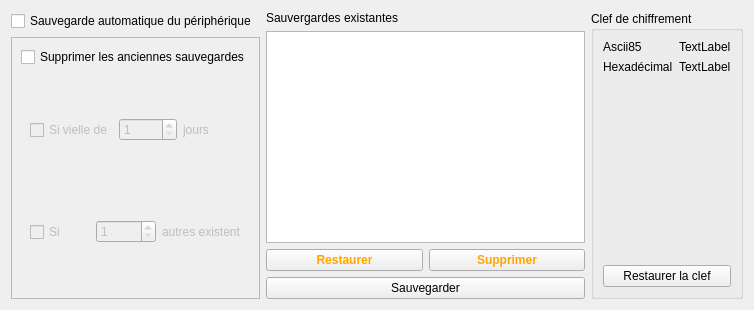
<?xml version="1.0" encoding="UTF-8"?>
<ui version="4.0">
 <class>RestoreTabView</class>
 <widget class="QWidget" name="RestoreTabView">
  <property name="geometry">
   <rect>
    <x>0</x>
    <y>0</y>
    <width>754</width>
    <height>310</height>
   </rect>
  </property>
  <property name="windowTitle">
   <string>Form</string>
  </property>
  <layout class="QHBoxLayout" name="horizontalLayout">
   <item>
    <layout class="QGridLayout" name="gridLayout">
     <item row="0" column="0">
      <widget class="QCheckBox" name="checkBox">
       <property name="text">
        <string>Sauvegarde automatique du périphérique</string>
       </property>
      </widget>
     </item>
     <item row="0" column="1" rowspan="2">
      <layout class="QVBoxLayout" name="verticalLayout_12">
       <item>
        <widget class="QLabel" name="label_20">
         <property name="text">
          <string>Sauvergardes existantes</string>
         </property>
        </widget>
       </item>
       <item>
        <widget class="QListView" name="listView"/>
       </item>
       <item>
        <layout class="QHBoxLayout" name="horizontalLayout_7">
         <item>
          <widget class="QPushButton" name="buttonRestore">
           <property name="styleSheet">
            <string notr="true">QPushButton {
font-weight: bold;
color:orange;
}</string>
           </property>
           <property name="text">
            <string>Restaurer</string>
           </property>
          </widget>
         </item>
         <item>
          <widget class="QPushButton" name="pushButton_10">
           <property name="styleSheet">
            <string notr="true">QPushButton {
font-weight: bold;
color:orange;
}</string>
           </property>
           <property name="text">
            <string>Supprimer</string>
           </property>
          </widget>
         </item>
        </layout>
       </item>
       <item>
        <widget class="QPushButton" name="buttonSave">
         <property name="text">
          <string>Sauvegarder</string>
         </property>
        </widget>
       </item>
      </layout>
     </item>
     <item row="1" column="0">
      <widget class="QFrame" name="frame">
       <property name="frameShape">
        <enum>QFrame::StyledPanel</enum>
       </property>
       <property name="frameShadow">
        <enum>QFrame::Raised</enum>
       </property>
       <layout class="QVBoxLayout" name="verticalLayout_3">
        <item>
         <widget class="QCheckBox" name="checkBox_2">
          <property name="text">
           <string>Supprimer les anciennes sauvegardes</string>
          </property>
         </widget>
        </item>
        <item>
         <widget class="QWidget" name="widget_2" native="true">
          <property name="enabled">
           <bool>false</bool>
          </property>
          <layout class="QVBoxLayout" name="verticalLayout_2">
           <item>
            <layout class="QHBoxLayout" name="horizontalLayout_5">
             <item>
              <widget class="QCheckBox" name="checkBox_3">
               <property name="text">
                <string>Si vielle de</string>
               </property>
               <property name="autoExclusive">
                <bool>false</bool>
               </property>
              </widget>
             </item>
             <item>
              <widget class="QSpinBox" name="spinBox">
               <property name="minimum">
                <number>1</number>
               </property>
               <property name="maximum">
                <number>365</number>
               </property>
              </widget>
             </item>
             <item>
              <widget class="QLabel" name="label_6">
               <property name="text">
                <string>jours</string>
               </property>
              </widget>
             </item>
            </layout>
           </item>
           <item>
            <layout class="QHBoxLayout" name="horizontalLayout_6">
             <item>
              <widget class="QCheckBox" name="checkBox_4">
               <property name="text">
                <string>Si </string>
               </property>
               <property name="autoExclusive">
                <bool>false</bool>
               </property>
              </widget>
             </item>
             <item>
              <widget class="QSpinBox" name="spinBox_2">
               <property name="minimum">
                <number>1</number>
               </property>
               <property name="maximum">
                <number>100</number>
               </property>
              </widget>
             </item>
             <item>
              <widget class="QLabel" name="label_7">
               <property name="text">
                <string>autres existent</string>
               </property>
              </widget>
             </item>
            </layout>
           </item>
          </layout>
         </widget>
        </item>
       </layout>
      </widget>
     </item>
    </layout>
   </item>
   <item>
    <widget class="QGroupBox" name="groupBox">
     <property name="title">
      <string>Clef de chiffrement</string>
     </property>
     <layout class="QVBoxLayout" name="verticalLayout_14">
      <item>
       <layout class="QFormLayout" name="formLayout">
        <item row="0" column="0">
         <widget class="QLabel" name="label_10">
          <property name="text">
           <string>Ascii85</string>
          </property>
         </widget>
        </item>
        <item row="0" column="1">
         <widget class="QLabel" name="keyAscii85">
          <property name="text">
           <string>TextLabel</string>
          </property>
         </widget>
        </item>
        <item row="1" column="0">
         <widget class="QLabel" name="label_21">
          <property name="text">
           <string>Hexadécimal</string>
          </property>
         </widget>
        </item>
        <item row="1" column="1">
         <widget class="QLabel" name="keyHex">
          <property name="text">
           <string>TextLabel</string>
          </property>
         </widget>
        </item>
       </layout>
      </item>
      <item>
       <widget class="QPushButton" name="pushButton_12">
        <property name="text">
         <string>Restaurer la clef</string>
        </property>
       </widget>
      </item>
     </layout>
    </widget>
   </item>
  </layout>
 </widget>
 <resources/>
 <connections/>
</ui>
